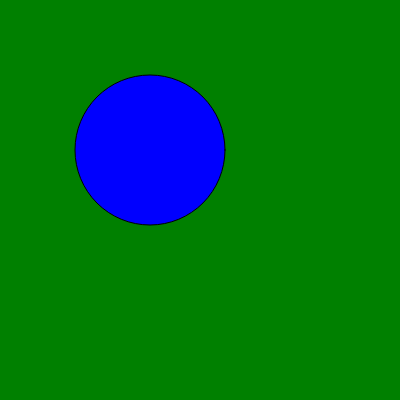
Frame 1 (no input)
Frame 60 (no input): identical to frame 1, image omitted
Frame 120 (the mouse pressed at the canvas centre since frame 60): identical to frame 1, image omitted

The p5.js sketch that drew this single still picture (run headless with seeded random() and noise() and a simulated clock; from frame 60 on, the mouse is pressed at the canvas centre):

// p5.js sketch
// ── sketch.js
function setup() {
    createCanvas(400, 400);
  }
  
  function draw() {
 background("green")
 fill("blue")
 ellipse(150,150,150,150)
  }
